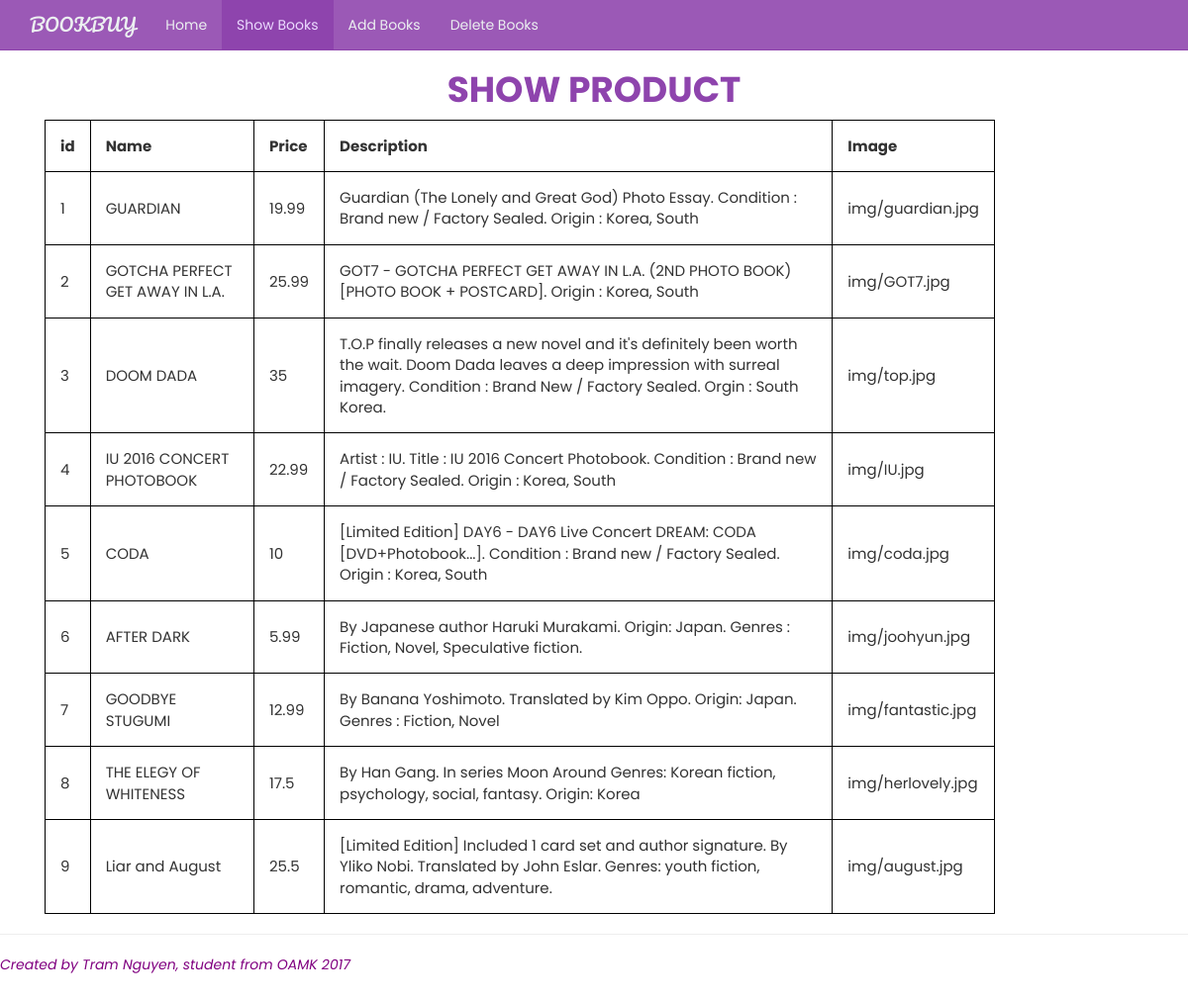
The page /index.php/book/show on the database its author committed.
### tables this page shows
CREATE TABLE `book` (
  `id` int(100) NOT NULL,
  `bname` text NOT NULL,
  `price` float NOT NULL,
  `description` varchar(250) NOT NULL,
  `image` varchar(250) NOT NULL
);

### application/views/menu/content.php (called while the page is built, shortened)
<?php
$this->load->view($page); ?>

### application/controllers/Book.php (called while the page is built, shortened)
<?php
class Book extends CI_Controller{
    public function __construct()
    {
        $this->load->helper(array('url', 'form'));
        $this->load->model('Book_model');
        $this->load->library('cart');
        $this->load->library('form_validation');
    }
    public function show(){
		$this->load->model('Book_model');
		$data['book']=$this->Book_model->getBook();
		$data['page'] = 'book/show';
		$this->load->view('menu/content',$data);
	}
}

### index.php (called while the page is built, shortened)
<?php
require_once BASEPATH.'core/CodeIgniter.php';

### application/models/Book_model.php (called while the page is built, shortened)
<?php if (!defined('BASEPATH')) exit('No direct script access allowed');
class Book_model extends CI_model {
        public function getBook(){
		$this->db->select('*');
		$this->db->from('book');
		return $this->db->get()->result_array();
	}
}

### application/views/book/show.php (the view, shortened to what this page needs)
<!DOCTYPE html>
<html lang="en">
<head>
  <link rel="stylesheet" href="https://maxcdn.bootstrapcdn.com/bootstrap/3.3.7/css/bootstrap.min.css">
  <link rel="stylesheet" type="text/css" href="<?php echo base_url();?>CSS/myStyle.css">
  <link rel="stylesheet" type="text/css" href="<?php echo base_url();?>CSS/styleadmin.css">
  </head>
<body>
         <nav class="navbar navbar-default navbar-static-top">
      <div class="container">
        <div class="navbar-header">
          <div class="brand"><a class="navbar-brand" href="#">BOOKBUY</a></div>
        </div>
        <div id="navbar" class="navbar-collapse collapse">
          <ul class="nav navbar-nav">
            <li><a href="<?php echo base_url('index.php'); ?>">Home</a></li>
            <li class="active"><a href="<?php echo base_url('index.php');?>">Show Books</a></li>
            <li><a href="<?php echo site_url('book/addBook');?>">Add Books</a></li>
            <li><a href="<?php echo site_url('book/deleteBook');?>">Delete Books</a></li>
          </ul>
        </div>
      </div>
    </nav>
        <h1 id="welcome">SHOW PRODUCT</h1>
    <TABLE BORDER ="1">
    <TR>
        <TH>id</TH>
        <TH>Name</TH>
        <TH>Price</TH>
        <TH>Description</TH>
        <TH>Image</TH>
    </TR>
    <?php
    foreach($book as $row){
        echo '<tr><td>' .$row['id'] .'</td>';
        echo '<td>' .$row['bname'] .'</td>';
        echo '<td>' .$row['price'] .'</td>';
        echo '<td>' .$row['description'] .'</td>';
        echo '<td>' .$row['image'] .'</td></tr>';
    }
    ?>
</TABLE>

### CSS/myStyle.css (style rules this page uses)
body { min-height: 2000px; margin: 0 auto; font-family: 'Poppins', sans-serif; }
#welcome { text-align: center; font-weight: bold; color: #8e44ad!important; }
tr { background: white; }

### CSS/styleadmin.css (style rules this page uses)
TABLE { width: 80%!important; margin-left: 3em!important; }
TD, TH { padding: 1em!important; }

### application/views/book/show.php (style rules this page uses)
.navbar-default { background-color: #9b59b6; border-color: #8e44ad; }
.navbar-default .navbar-brand { color: #ecf0f1; }
.navbar-default .navbar-nav > li > a { color: #ecf0f1; }
.navbar-default .navbar-nav > .active > a, .navbar-default .navbar-nav > .active > a:hover, .navbar-default .navbar-nav > .active > a:focus { color: #ecdbff; background-color: #8e44ad; }
.navbar-default .navbar-collapse, .navbar-default .navbar-form { border-color: #ecf0f1; }
.navbar-static-top { margin-bottom: 19px; }
.brand { font-family: 'Pacifico', cursive!important; }
table { font-size:15px; background-color:#E1E1E1; width:100%; border: 1px solid black; }
tr { background-color:#FFFFFF; }

### rows shown on the page
book: id "1", bname "GUARDIAN", price "19.99", description "Guardian (The Lonely and Great God) Photo Essay. Condition : Brand new / Factory Sealed. Origin : Korea, South", image "img/guardian.jpg"
book: id "2", bname "GOTCHA PERFECT GET AWAY IN L.A.", price "25.99", description "GOT7 - GOTCHA PERFECT GET AWAY IN L.A. (2ND PHOTO BOOK) [PHOTO BOOK + POSTCARD]. Origin : Korea, South", image "img/GOT7.jpg"
book: id "3", bname "DOOM DADA", price "35", description "T.O.P finally releases a new novel and it's definitely been worth the wait. Doom Dada leaves a deep impression with surreal imagery. Condition : Brand New / Factory Sealed. Orgin : South Korea.", image "img/top.jpg"
book: id "4", bname "IU 2016 CONCERT PHOTOBOOK", price "22.99", description "Artist : IU. Title : IU 2016 Concert Photobook. Condition : Brand new / Factory Sealed. Origin : Korea, South", image "img/IU.jpg"
book: id "5", bname "CODA", price "10", description "[Limited Edition] DAY6 - DAY6 Live Concert DREAM: CODA [DVD+Photobook...]. Condition : Brand new / Factory Sealed. Origin : Korea, South", image "img/coda.jpg"
book: id "6", bname "AFTER DARK", price "5.99", description "By Japanese author Haruki Murakami. Origin: Japan. Genres : Fiction, Novel, Speculative fiction.", image "img/joohyun.jpg"
book: id "7", bname "GOODBYE STUGUMI", price "12.99", description "By Banana Yoshimoto. Translated by Kim Oppo. Origin: Japan. Genres : Fiction, Novel", image "img/fantastic.jpg"
book: id "8", bname "THE ELEGY OF WHITENESS", price "17.5", description "By Han Gang. In series Moon Around Genres: Korean fiction, psychology, social, fantasy. Origin: Korea", image "img/herlovely.jpg"
book: id "9", bname "Liar and August", price "25.5", description "[Limited Edition] Included 1 card set and author signature. By Yliko Nobi. Translated by John Eslar. Genres: youth fiction, romantic, drama, adventure.", image "img/august.jpg"
